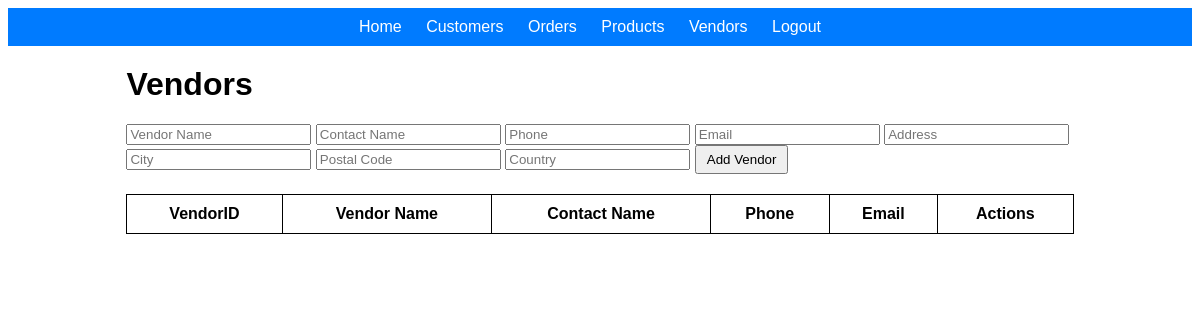
The page /admin/vendors.php on the database as committed earlier.
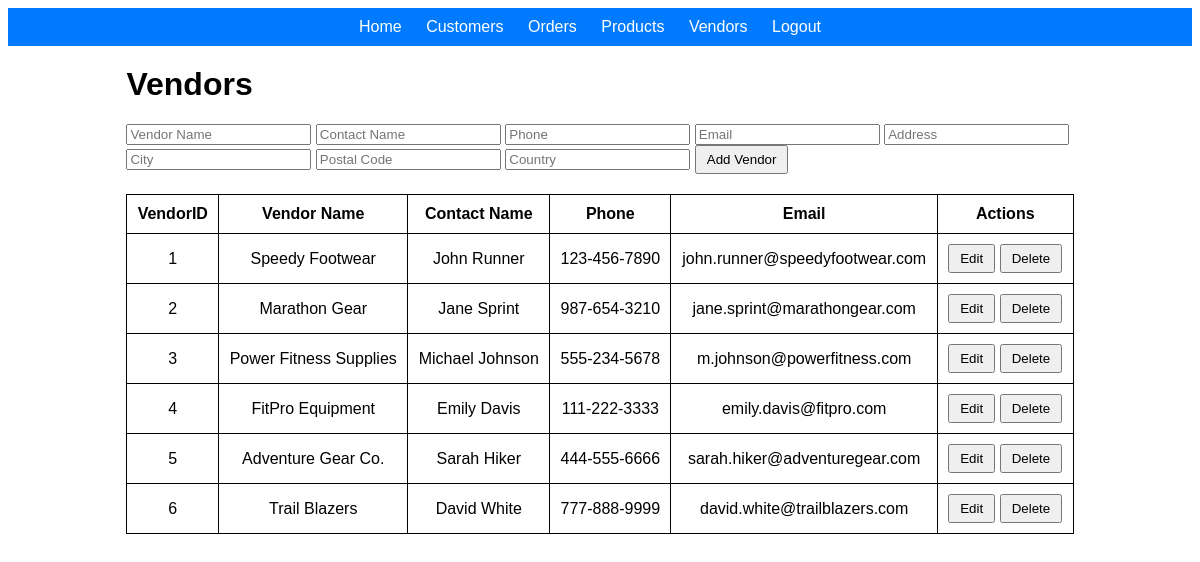
The same page on the database as committed later.
### tables this page shows
CREATE TABLE Vendor (
    VendorID INT PRIMARY KEY,
    VendorName VARCHAR(100),
    ContactName VARCHAR(100),
    Phone VARCHAR(20),
    Email VARCHAR(255),
    Address VARCHAR(255),
    City VARCHAR(100),
    PostalCode VARCHAR(20),
    Country VARCHAR(100),
    CreatedDate TIMESTAMP DEFAULT CURRENT_TIMESTAMP
);

### database.php (called while the page is built, shortened)
<?php
$conn = null;
function select_rows($sql) {
    global $conn;
    $rows = array();
    $result = $conn->query($sql);
    if ($result && $result->num_rows > 0) {
        while ($row = $result->fetch_assoc()) {
            array_push($rows, $row);
        }
    }
    return $rows;
}
function get_vendors() {
    $sql = "SELECT VendorID, VendorName, ContactName, Phone, Email, Address, City, PostalCode, Country, CreatedDate FROM Vendor";
    $rows = select_rows($sql);
    return $rows;
}
?>

### admin/vendors.php (the view, shortened to what this page needs)
<?php
include '../database.php';
$vendorName = '';
$contactName = '';
$phone = '';
$email = '';
$address = '';
$city = '';
$postalCode = '';
$country = '';
$vendors = get_vendors();
?>
<!DOCTYPE html>
<html lang="en">
<head>
</head>
<body>
<nav>
    <a href="index.php">Home</a>
    <a href="customers.php">Customers</a>
    <a href="orders.php">Orders</a>
    <a href="products.php">Products</a>
    <a href="vendors.php">Vendors</a>
    <?php if (isset($_SESSION['customer_id'])): ?>
        <a href="?logout=true" class="logout-btn">Logout</a>
    <?php else: ?>
        <a href="../login.php">Logout</a>
    <?php endif; ?>
</nav>
<div class="container">
    <h1>Vendors</h1>
    <form action="vendors.php" method="POST" id="vendorForm">
        <input type="text" name="VendorName" id="VendorName" placeholder="Vendor Name" value="<?= htmlspecialchars($vendorName) ?>" required>
        <input type="text" name="ContactName" id="ContactName" placeholder="Contact Name" value="<?= htmlspecialchars($contactName) ?>" required>
        <input type="text" name="Phone" id="Phone" placeholder="Phone" value="<?= htmlspecialchars($phone) ?>" required>
        <input type="email" name="Email" id="Email" placeholder="Email" value="<?= htmlspecialchars($email) ?>" required>
        <input type="text" name="Address" id="Address" placeholder="Address" value="<?= htmlspecialchars($address) ?>" required>
        <input type="text" name="City" id="City" placeholder="City" value="<?= htmlspecialchars($city) ?>" required>
        <input type="text" name="PostalCode" id="PostalCode" placeholder="Postal Code" value="<?= htmlspecialchars($postalCode) ?>" required>
        <input type="text" name="Country" id="Country" placeholder="Country" value="<?= htmlspecialchars($country) ?>" required>
        <button type="submit" id="submitButton">Add Vendor</button>
    </form>
    <table>
        <tr>
            <th>VendorID</th>
            <th>Vendor Name</th>
            <th>Contact Name</th>
            <th>Phone</th>
            <th>Email</th>
            <th>Actions</th>
        </tr>
        <?php foreach ($vendors as $vendor): ?>
            <tr>
                <td><?= $vendor['VendorID'] ?></td>
                <td><?= $vendor['VendorName'] ?></td>
                <td><?= $vendor['ContactName'] ?></td>
                <td><?= $vendor['Phone'] ?></td>
                <td><?= $vendor['Email'] ?></td>
                <td>
                    <button onclick="editVendor('<?= $vendor['VendorID'] ?>', '<?= htmlspecialchars($vendor['VendorName']) ?>', '<?= htmlspecialchars($vendor['ContactName']) ?>', '<?= htmlspecialchars($vendor['Phone']) ?>', '<?= htmlspecialchars($vendor['Email']) ?>', '<?= htmlspecialchars($vendor['Address']) ?>', '<?= htmlspecialchars($vendor['City']) ?>', '<?= htmlspecialchars($vendor['PostalCode']) ?>', '<?= htmlspecialchars($vendor['Country']) ?>')">Edit</button>
                    <button onclick="deleteVendor('<?= $vendor['VendorID'] ?>', '<?= htmlspecialchars($vendor['VendorName']) ?>')">Delete</button>
                </td>
            </tr>
        <?php endforeach; ?>
    </table>
</div>
</body>
</html>

Rows that differ between the two databases and show on the page:
added vendor: VendorID "1", VendorName "Speedy Footwear", ContactName "John Runner", Phone "123-456-7890", Email "john.runner@speedyfootwear.com"
added vendor: VendorID "2", VendorName "Marathon Gear", ContactName "Jane Sprint", Phone "987-654-3210", Email "jane.sprint@marathongear.com"
added vendor: VendorID "3", VendorName "Power Fitness Supplies", ContactName "Michael Johnson", Phone "555-234-5678", Email "m.johnson@powerfitness.com"
added vendor: VendorID "4", VendorName "FitPro Equipment", ContactName "Emily Davis", Phone "111-222-3333", Email "emily.davis@fitpro.com"
added vendor: VendorID "5", VendorName "Adventure Gear Co.", ContactName "Sarah Hiker", Phone "444-555-6666", Email "sarah.hiker@adventuregear.com"
added vendor: VendorID "6", VendorName "Trail Blazers", ContactName "David White", Phone "777-888-9999", Email "david.white@trailblazers.com"
